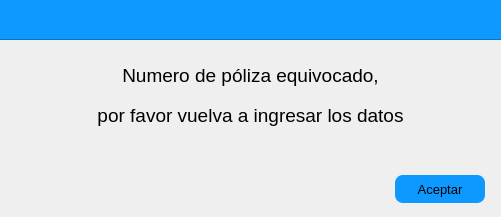
<?xml version="1.0" encoding="UTF-8"?>
<ui version="4.0">
 <class>Dialog</class>
 <widget class="QDialog" name="Dialog">
  <property name="geometry">
   <rect>
    <x>0</x>
    <y>0</y>
    <width>501</width>
    <height>217</height>
   </rect>
  </property>
  <property name="sizePolicy">
   <sizepolicy hsizetype="Fixed" vsizetype="Fixed">
    <horstretch>0</horstretch>
    <verstretch>0</verstretch>
   </sizepolicy>
  </property>
  <property name="minimumSize">
   <size>
    <width>501</width>
    <height>217</height>
   </size>
  </property>
  <property name="maximumSize">
   <size>
    <width>501</width>
    <height>217</height>
   </size>
  </property>
  <property name="mouseTracking">
   <bool>false</bool>
  </property>
  <property name="windowTitle">
   <string>Error:</string>
  </property>
  <property name="autoFillBackground">
   <bool>false</bool>
  </property>
  <widget class="QFrame" name="frame_10">
   <property name="geometry">
    <rect>
     <x>-10</x>
     <y>-40</y>
     <width>1031</width>
     <height>80</height>
    </rect>
   </property>
   <property name="styleSheet">
    <string notr="true">background-color: rgb(13, 153, 255);</string>
   </property>
   <property name="frameShape">
    <enum>QFrame::StyledPanel</enum>
   </property>
   <property name="frameShadow">
    <enum>QFrame::Raised</enum>
   </property>
  </widget>
  <widget class="QLabel" name="label_21">
   <property name="geometry">
    <rect>
     <x>40</x>
     <y>60</y>
     <width>421</width>
     <height>31</height>
    </rect>
   </property>
   <property name="font">
    <font>
     <family>MS Shell Dlg 2</family>
     <pointsize>14</pointsize>
     <weight>50</weight>
     <bold>false</bold>
    </font>
   </property>
   <property name="acceptDrops">
    <bool>false</bool>
   </property>
   <property name="layoutDirection">
    <enum>Qt::LeftToRight</enum>
   </property>
   <property name="text">
    <string>Numero de póliza equivocado,</string>
   </property>
   <property name="alignment">
    <set>Qt::AlignCenter</set>
   </property>
  </widget>
  <widget class="QPushButton" name="btnAceptar">
   <property name="geometry">
    <rect>
     <x>395</x>
     <y>175</y>
     <width>90</width>
     <height>28</height>
    </rect>
   </property>
   <property name="font">
    <font>
     <pointsize>10</pointsize>
     <weight>50</weight>
     <bold>false</bold>
    </font>
   </property>
   <property name="cursor">
    <cursorShape>PointingHandCursor</cursorShape>
   </property>
   <property name="mouseTracking">
    <bool>true</bool>
   </property>
   <property name="styleSheet">
    <string notr="true">background-color: rgb(13, 153, 255);
border-radius: 8px;
</string>
   </property>
   <property name="text">
    <string>Aceptar</string>
   </property>
  </widget>
  <widget class="QLabel" name="label_22">
   <property name="geometry">
    <rect>
     <x>40</x>
     <y>100</y>
     <width>421</width>
     <height>31</height>
    </rect>
   </property>
   <property name="font">
    <font>
     <family>MS Shell Dlg 2</family>
     <pointsize>14</pointsize>
     <weight>50</weight>
     <bold>false</bold>
    </font>
   </property>
   <property name="acceptDrops">
    <bool>false</bool>
   </property>
   <property name="layoutDirection">
    <enum>Qt::LeftToRight</enum>
   </property>
   <property name="text">
    <string>por favor vuelva a ingresar los datos</string>
   </property>
   <property name="alignment">
    <set>Qt::AlignCenter</set>
   </property>
  </widget>
 </widget>
 <resources/>
 <connections/>
</ui>
